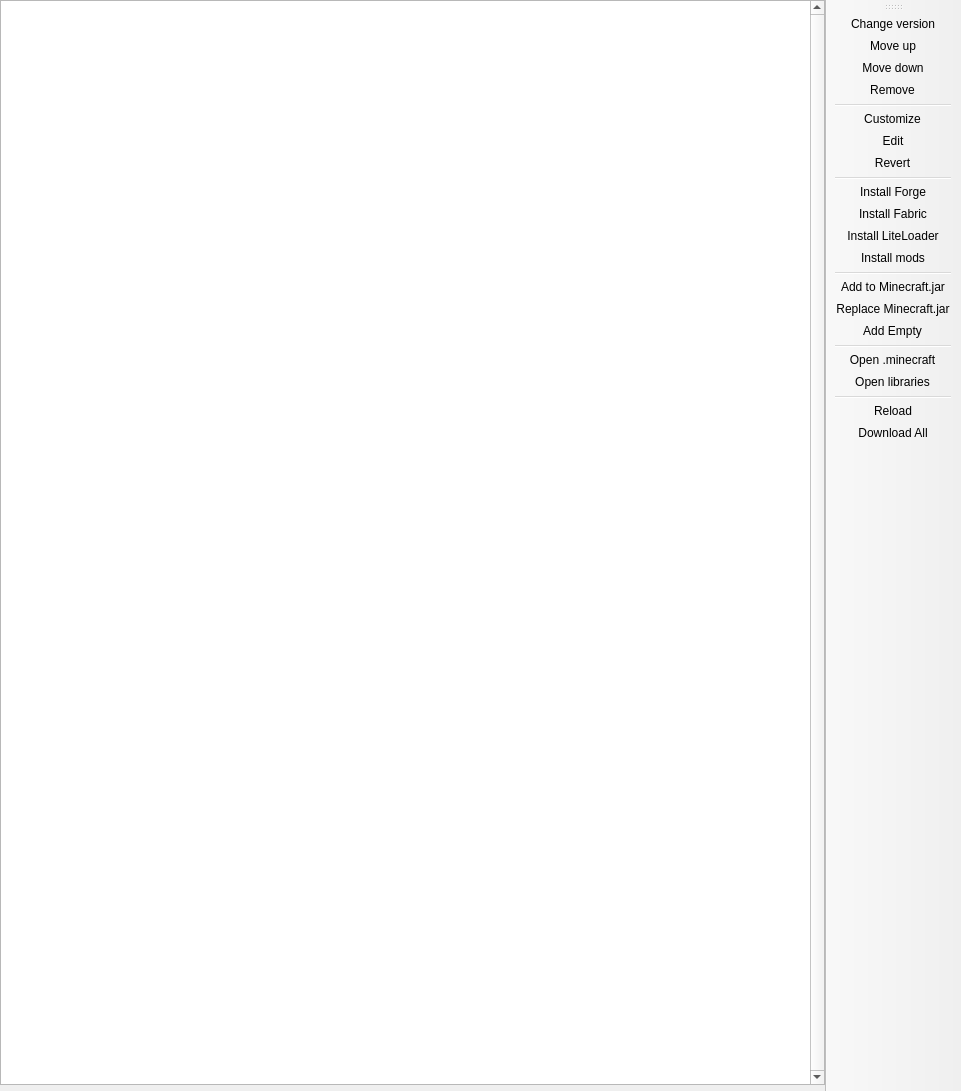
<?xml version="1.0" encoding="UTF-8"?>
<ui version="4.0">
 <class>VersionPage</class>
 <widget class="QMainWindow" name="VersionPage">
  <property name="geometry">
   <rect>
    <x>0</x>
    <y>0</y>
    <width>961</width>
    <height>1091</height>
   </rect>
  </property>
  <widget class="QWidget" name="centralwidget">
   <layout class="QHBoxLayout" name="horizontalLayout">
    <property name="leftMargin">
     <number>0</number>
    </property>
    <property name="topMargin">
     <number>0</number>
    </property>
    <property name="rightMargin">
     <number>0</number>
    </property>
    <property name="bottomMargin">
     <number>0</number>
    </property>
    <item>
     <layout class="QVBoxLayout" name="verticalLayout">
      <item>
       <widget class="ModListView" name="packageView">
        <property name="verticalScrollBarPolicy">
         <enum>Qt::ScrollBarAlwaysOn</enum>
        </property>
        <property name="horizontalScrollBarPolicy">
         <enum>Qt::ScrollBarAlwaysOff</enum>
        </property>
        <property name="sortingEnabled">
         <bool>false</bool>
        </property>
        <property name="headerHidden">
         <bool>false</bool>
        </property>
        <attribute name="headerVisible">
         <bool>true</bool>
        </attribute>
       </widget>
      </item>
      <item>
       <widget class="MCModInfoFrame" name="frame">
        <property name="sizePolicy">
         <sizepolicy hsizetype="Preferred" vsizetype="Minimum">
          <horstretch>0</horstretch>
          <verstretch>0</verstretch>
         </sizepolicy>
        </property>
       </widget>
      </item>
     </layout>
    </item>
   </layout>
  </widget>
  <widget class="WideBar" name="toolBar">
   <property name="windowTitle">
    <string>Actions</string>
   </property>
   <property name="allowedAreas">
    <set>Qt::LeftToolBarArea|Qt::RightToolBarArea</set>
   </property>
   <property name="toolButtonStyle">
    <enum>Qt::ToolButtonTextOnly</enum>
   </property>
   <property name="floatable">
    <bool>false</bool>
   </property>
   <attribute name="toolBarArea">
    <enum>RightToolBarArea</enum>
   </attribute>
   <attribute name="toolBarBreak">
    <bool>false</bool>
   </attribute>
   <addaction name="actionChange_version"/>
   <addaction name="actionMove_up"/>
   <addaction name="actionMove_down"/>
   <addaction name="actionRemove"/>
   <addaction name="separator"/>
   <addaction name="actionCustomize"/>
   <addaction name="actionEdit"/>
   <addaction name="actionRevert"/>
   <addaction name="separator"/>
   <addaction name="actionInstall_Forge"/>
   <addaction name="actionInstall_Fabric"/>
   <addaction name="actionInstall_LiteLoader"/>
   <addaction name="actionInstall_mods"/>
   <addaction name="separator"/>
   <addaction name="actionAdd_to_Minecraft_jar"/>
   <addaction name="actionReplace_Minecraft_jar"/>
   <addaction name="actionAdd_Empty"/>
   <addaction name="separator"/>
   <addaction name="actionMinecraftFolder"/>
   <addaction name="actionLibrariesFolder"/>
   <addaction name="separator"/>
   <addaction name="actionReload"/>
   <addaction name="actionDownload_All"/>
  </widget>
  <action name="actionChange_version">
   <property name="text">
    <string>Change version</string>
   </property>
   <property name="toolTip">
    <string>Change version of the selected package.</string>
   </property>
  </action>
  <action name="actionMove_up">
   <property name="text">
    <string>Move up</string>
   </property>
   <property name="toolTip">
    <string>Make the selected package apply sooner.</string>
   </property>
  </action>
  <action name="actionMove_down">
   <property name="text">
    <string>Move down</string>
   </property>
   <property name="toolTip">
    <string>Make the selected package apply later.</string>
   </property>
  </action>
  <action name="actionRemove">
   <property name="text">
    <string>Remove</string>
   </property>
   <property name="toolTip">
    <string>Remove selected package from the instance.</string>
   </property>
  </action>
  <action name="actionCustomize">
   <property name="text">
    <string>Customize</string>
   </property>
   <property name="toolTip">
    <string>Customize selected package.</string>
   </property>
  </action>
  <action name="actionEdit">
   <property name="text">
    <string>Edit</string>
   </property>
   <property name="toolTip">
    <string>Edit selected package.</string>
   </property>
  </action>
  <action name="actionRevert">
   <property name="text">
    <string>Revert</string>
   </property>
   <property name="toolTip">
    <string>Revert the selected package to default.</string>
   </property>
  </action>
  <action name="actionInstall_Fabric">
   <property name="text">
    <string>Install Fabric</string>
   </property>
   <property name="toolTip">
    <string>Install the Fabric Loader package.</string>
   </property>
  </action>
  <action name="actionInstall_Forge">
   <property name="text">
    <string>Install Forge</string>
   </property>
   <property name="toolTip">
    <string>Install the Minecraft Forge package.</string>
   </property>
  </action>
  <action name="actionInstall_LiteLoader">
   <property name="text">
    <string>Install LiteLoader</string>
   </property>
   <property name="toolTip">
    <string>Install the LiteLoader package.</string>
   </property>
  </action>
  <action name="actionInstall_mods">
   <property name="text">
    <string>Install mods</string>
   </property>
   <property name="toolTip">
    <string>Install normal mods.</string>
   </property>
  </action>
  <action name="actionAdd_to_Minecraft_jar">
   <property name="text">
    <string>Add to Minecraft.jar</string>
   </property>
   <property name="toolTip">
    <string>Add a mod into the Minecraft jar file.</string>
   </property>
  </action>
  <action name="actionReplace_Minecraft_jar">
   <property name="text">
    <string>Replace Minecraft.jar</string>
   </property>
  </action>
  <action name="actionAdd_Empty">
   <property name="text">
    <string>Add Empty</string>
   </property>
   <property name="toolTip">
    <string>Add an empty custom package.</string>
   </property>
  </action>
  <action name="actionReload">
   <property name="text">
    <string>Reload</string>
   </property>
   <property name="toolTip">
    <string>Reload all packages.</string>
   </property>
  </action>
  <action name="actionDownload_All">
   <property name="text">
    <string>Download All</string>
   </property>
   <property name="toolTip">
    <string>Download the files needed to launch the instance now.</string>
   </property>
  </action>
  <action name="actionMinecraftFolder">
   <property name="text">
    <string>Open .minecraft</string>
   </property>
   <property name="toolTip">
    <string>Open the instance's .minecraft folder.</string>
   </property>
  </action>
  <action name="actionLibrariesFolder">
   <property name="text">
    <string>Open libraries</string>
   </property>
   <property name="toolTip">
    <string>Open the instance's local libraries folder.</string>
   </property>
  </action>
 </widget>
 <customwidgets>
  <customwidget>
   <class>ModListView</class>
   <extends>QTreeView</extends>
   <header>widgets/ModListView.h</header>
  </customwidget>
  <customwidget>
   <class>MCModInfoFrame</class>
   <extends>QFrame</extends>
   <header>widgets/MCModInfoFrame.h</header>
   <container>1</container>
  </customwidget>
  <customwidget>
   <class>WideBar</class>
   <extends>QToolBar</extends>
   <header>widgets/WideBar.h</header>
  </customwidget>
 </customwidgets>
 <resources/>
 <connections/>
</ui>
